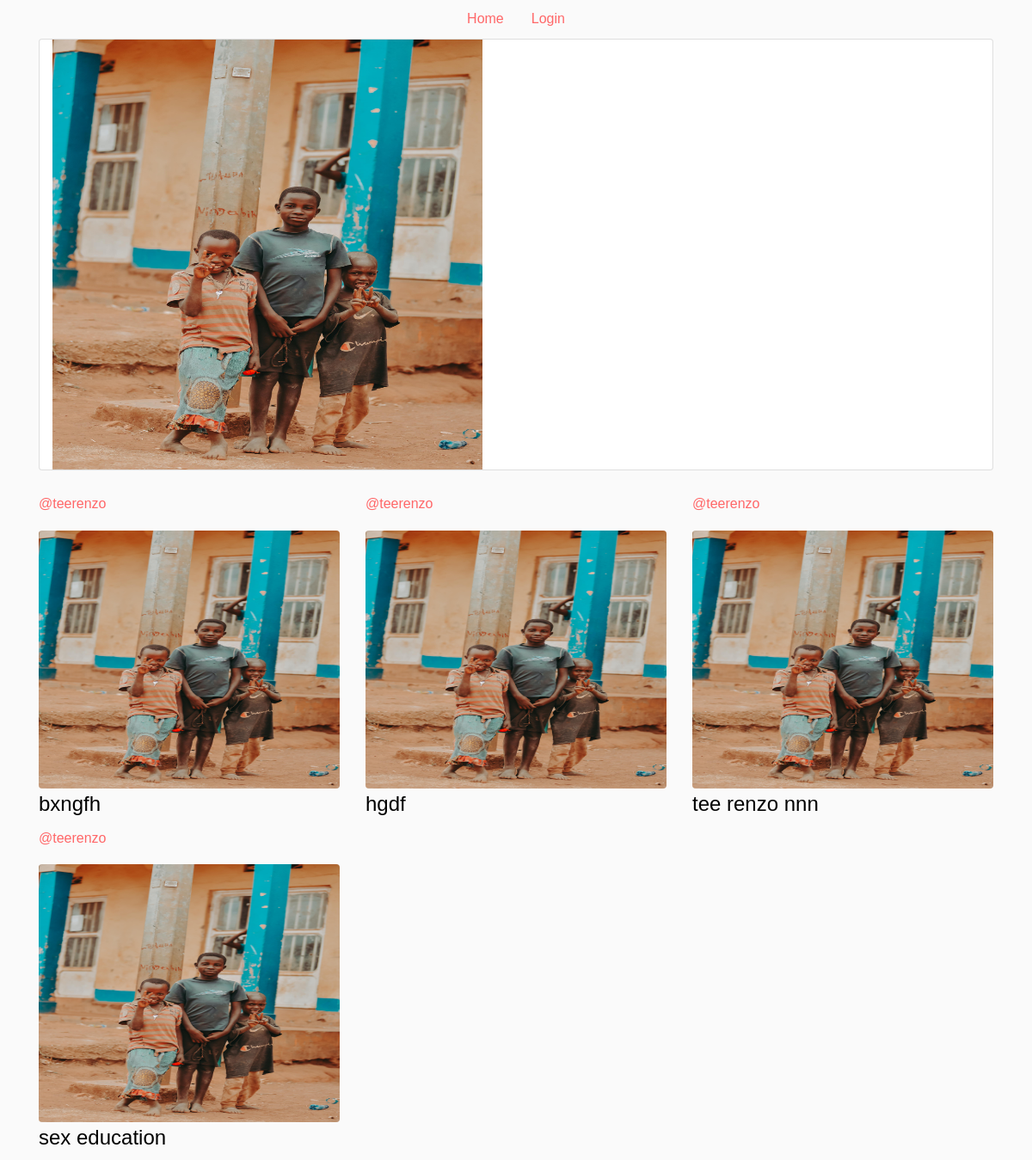
Screenshot of /viewMovie/1 with the database file from the repository.
### cinema/models.py (models this page shows, shortened)
class Movie(models.Model):
    user=models.ForeignKey(User,on_delete=models.CASCADE)
    genre=models.ForeignKey(Genre,on_delete=models.CASCADE)
    title=models.CharField(max_length=200)
    actors=models.TextField()
    description=models.TextField()
    release_date=models.DateField()
    poster=models.ImageField(default='avatar.jpg',upload_to="static/images")
    trailer=models.TextField()
    created_date=models.DateTimeField(auto_now=True)
    class Meta:
        ordering=['-created_date']

### cinema/views.py (the view)
# urls.py: path('viewMovie/<str:id>', regural.singleMovie, name="viewMovie")
def singleMovie(request,id):
    movie=Movie.objects.get(id=id)
    movies=Movie.objects.filter(genre=movie.genre)
    context={"movie":movie,"similar":movies}
    return render(request,'viewMovie.html',context)

### templates/viewMovie.html
{% extends 'includes/master.html' %}
     {% block content %}
     <div class="container  justify-content-center">
        <div class="card col-md-12">
        <img src="{{ movie.poster.url }}" alt=""  style="height: 500px; width: 500px;" srcset="">
    </div>
    <div class="row">
        <div class="col-md-12 mb-4">
        </div>
        {% for movie1 in similar %}
          {% if movie1.id != movie.id %}
        <div class="col-md-4">
            <a href="viewMovie/{{movie.id}}">
            <p>@{{movie1.user.username}}</p>
            <img class="rounded" src="{{ movie.poster.url }}" width="100" height="300" style="width: 100%" alt="{{ movie.poster }}" srcset="">
            <h4 class="h4">{{ movie1.title }}</h4>
        </a>
        </div>
        {% endif %}
        {% endfor %}
    </div>
     </div>
{% endblock content %}

### rows the page displays
Movie: poster (picture)
Movie: user.username "teerenzo", poster (picture), title "bxngfh"
Movie: user.username "teerenzo", poster (picture), title "hgdf"
Movie: user.username "teerenzo", poster (picture), title "tee renzo nnn"
Movie: user.username "teerenzo", poster (picture), title "sex education"
